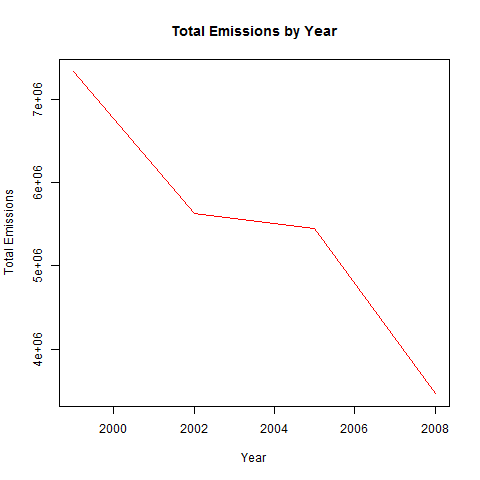

The script that saved this image:
#
# plot1.R
#
# Bob Uva
# Exploratory Data Analysis : John Hopkins : Coursera
# Project 2
# September, 2014
#

source("readData.R")

# Have total emissions from PM2.5 decreased in the United States 
# from 1999 to 2008? Using the base plotting system, make a plot 
# showing the total PM2.5 emission from all sources for each of 
# the years 1999, 2002, 2005, and 2008.
yearTotals <- tapply(NEI$Emissions, NEI$year, sum)
df <- data.frame(Year=c(1999, 2002, 2005, 2008), 
                 Total=yearTotals)


# Set graphics device to PNG file.
png(file="plot1.png")

plot(df$Year, df$Total, type="l", col="red", main="Total Emissions by Year", xlab="Year", ylab="Total Emissions")

# Close the graphics device
dev.off()
